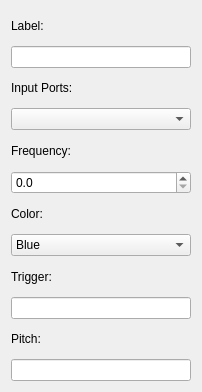
<?xml version="1.0" encoding="UTF-8"?>
<ui version="4.0">
 <class>ElementEditor</class>
 <widget class="QWidget" name="ElementEditor">
  <property name="geometry">
   <rect>
    <x>0</x>
    <y>0</y>
    <width>202</width>
    <height>392</height>
   </rect>
  </property>
  <property name="windowTitle">
   <string>Form</string>
  </property>
  <layout class="QGridLayout" name="gridLayout">
   <item row="5" column="0">
    <widget class="QDoubleSpinBox" name="doubleSpinBoxFrequency">
     <property name="specialValueText">
      <string/>
     </property>
     <property name="decimals">
      <number>1</number>
     </property>
     <property name="minimum">
      <double>0.000000000000000</double>
     </property>
     <property name="maximum">
      <double>30.000000000000000</double>
     </property>
    </widget>
   </item>
   <item row="4" column="0">
    <widget class="QLabel" name="label_frequency">
     <property name="text">
      <string>Frequency:</string>
     </property>
    </widget>
   </item>
   <item row="1" column="0">
    <widget class="QLineEdit" name="lineEditElementLabel"/>
   </item>
   <item row="8" column="0">
    <widget class="QLabel" name="label_trigger">
     <property name="text">
      <string>Trigger:</string>
     </property>
    </widget>
   </item>
   <item row="2" column="0">
    <widget class="QLabel" name="label_inputs">
     <property name="text">
      <string>Input Ports:</string>
     </property>
    </widget>
   </item>
   <item row="3" column="0">
    <widget class="QComboBox" name="comboBoxInputSz"/>
   </item>
   <item row="0" column="0">
    <widget class="QLabel" name="label_labels">
     <property name="text">
      <string>Label:</string>
     </property>
    </widget>
   </item>
   <item row="9" column="0">
    <widget class="QLineEdit" name="lineEditTrigger"/>
   </item>
   <item row="7" column="0">
    <widget class="QComboBox" name="comboBoxColor">
     <property name="currentText">
      <string>Blue</string>
     </property>
     <item>
      <property name="text">
       <string>Blue</string>
      </property>
      <property name="icon">
       <iconset>
        <activeoff>:/output/BlueLedOff.png</activeoff>
        <activeon>:/output/BlueLedOn.png</activeon>
       </iconset>
      </property>
     </item>
     <item>
      <property name="text">
       <string>Green</string>
      </property>
      <property name="icon">
       <iconset>
        <activeoff>:/output/GreenLedOff.png</activeoff>
        <activeon>:/output/GreenLedOn.png</activeon>
       </iconset>
      </property>
     </item>
     <item>
      <property name="text">
       <string>Purple</string>
      </property>
      <property name="icon">
       <iconset>
        <activeoff>:/output/PurpleLedOff.png</activeoff>
        <activeon>:/output/PurpleLedOn.png</activeon>
       </iconset>
      </property>
     </item>
     <item>
      <property name="text">
       <string>Red</string>
      </property>
      <property name="icon">
       <iconset>
        <activeoff>:/output/RedLedOff.png</activeoff>
        <activeon>:/output/RedLedOn.png</activeon>
       </iconset>
      </property>
     </item>
     <item>
      <property name="text">
       <string>White</string>
      </property>
      <property name="icon">
       <iconset>
        <activeoff>:/output/WhiteLedOff.png</activeoff>
        <activeon>:/output/WhiteLedOn.png</activeon>
       </iconset>
      </property>
     </item>
    </widget>
   </item>
   <item row="6" column="0">
    <widget class="QLabel" name="label_color">
     <property name="text">
      <string>Color:</string>
     </property>
    </widget>
   </item>
   <item row="10" column="0">
    <widget class="QLabel" name="label_tone">
     <property name="text">
      <string>Pitch:</string>
     </property>
    </widget>
   </item>
   <item row="11" column="0">
    <widget class="QLineEdit" name="lineEditElementtone"/>
   </item>
  </layout>
 </widget>
 <resources/>
 <connections/>
</ui>
